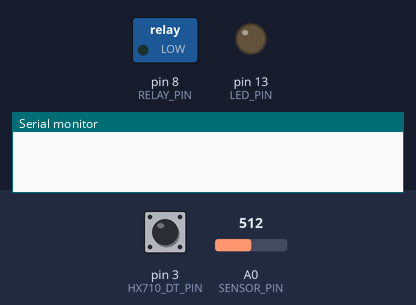
Bench run of a sketch on a simulated Arduino Uno, built with avr-gcc and run on an emulated ATmega328P. Shown: switched loads named in the sketch (green lamp = pin HIGH), output pins drawn as LEDs (lit = HIGH), the last lines printed to the serial monitor. The inputs (shaded band) are chosen by the test bench; at power-on: pin 3 (HX710_DT_PIN) HIGH, A0 (SENSOR_PIN) = 512. Pins used as bus, display or sensor lines are not drawn.

Above: at 0.8 s.
0.9 s: pin 3 (HX710_DT_PIN) pulled LOW for 3.2 s
At 2.9 s:
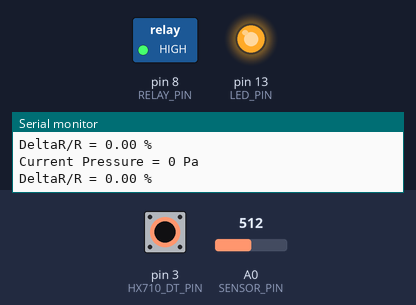
At 4.1 s:
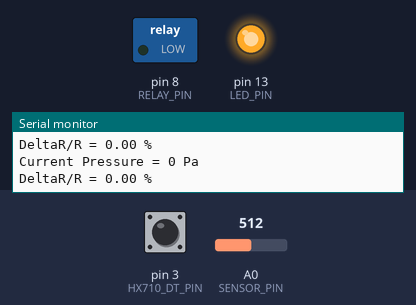
Timing chart, 0 to 5.6 s (numbered marks = the images above; inputs shaded):
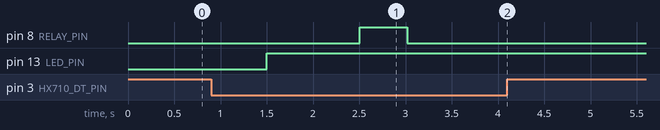

Measured:
- after the input at 0.9 s, pin 8 (RELAY_PIN): LOW → HIGH after 1.6 s, → LOW 0.51 s later; pin 13 (LED_PIN): LOW → HIGH after 0.60 s

The sketch:

main.ino
```cpp
#include "HX710.h"

#define RELAY_PIN 8
#define LED_PIN 13
#define SENSOR_PIN A0


void samplePhase(bool pumpOn, int samples, int interval_ms, float initialR);

void setup() {

  Serial.begin(9600);
  pinMode(RELAY_PIN, OUTPUT);
  pinMode(LED_PIN, OUTPUT);


  digitalWrite(RELAY_PIN, LOW);

  // Initialize HX710
  initHX710();
  tareHX710();

  // Initializing flexble sensor
  float v1 = analogRead(SENSOR_PIN) * (5.0 / 1023.0);
  delay(300);
  float v2 = analogRead(SENSOR_PIN) * (5.0 / 1023.0);
  delay(300);
  float v3 = analogRead(SENSOR_PIN) * (5.0 / 1023.0);

  float d1 = v2 - v1;
  float d2 = v2 - v3;

  if (-0.01 <= d1 && d1 <= 0.01 && -0.01 <= d2 && d2 <= 0.01) {

    digitalWrite(LED_PIN, HIGH);
    float initialR = 10000.0 * v2 / (5.0 - v2);
    Serial.println("-------------------- Initialization Successful --------------------");
    delay(1000);

    //Pressurization
    samplePhase(true,  10, 50,  initialR);

    //Depressurization
    samplePhase(false, 15, 100, initialR);

    Serial.println("************* Please Restart the Program Before Reuse *************");

    while (1);
  } else {

    digitalWrite(LED_PIN, HIGH);
    delay(300);
    digitalWrite(LED_PIN, LOW);
    Serial.println("------------------------- Initializing... -------------------------");
  }
}

void samplePhase(bool pumpOn, int samples, int interval_ms, float initialR) {
  digitalWrite(RELAY_PIN, pumpOn ? HIGH : LOW);

  for (int i = 0; i < samples; i++) {

    float v = analogRead(SENSOR_PIN) * (5.0 / 1023.0);
    float currentR = 10000.0 * v / (5.0 - v);
    float percentage = (currentR - initialR) / initialR * 100;


    int pressure = readHX710();

    Serial.print("Current Pressure = ");
    Serial.print(pressure);
    Serial.println(" Pa");

    Serial.print("DeltaR/R = ");
    Serial.print(percentage);
    Serial.println(" %");
    Serial.println("");

    delay(interval_ms);
  }
}
```

HX710.cpp
```cpp
#include "HX710.h"

// ---------------------------------------------------------------------------
// Initialize HX710 sensor pins
// ---------------------------------------------------------------------------
void initHX710() {
  pinMode(HX710_SCK_PIN, OUTPUT);
  pinMode(HX710_DT_PIN, INPUT);
}

// ---------------------------------------------------------------------------
// Tare / Zeroing function
// Reads current raw value and sets it as the reference
// ---------------------------------------------------------------------------
void tareHX710() {
  unsigned long raw = readHX710Raw();
  tareValue = raw / 100;
}

// ---------------------------------------------------------------------------
// Read weight/pressure value (in arbitrary units)
// Returns calibrated sensor value after tare and scaling
// ---------------------------------------------------------------------------
unsigned int readHX710() {
  unsigned long raw = readHX710Raw() / 100;
  long value = (long)raw - tareValue;

  // Apply scale factor (calibration)
  unsigned int calibrated = (unsigned int)((float)value / HX710_SCALE);
  return calibrated;
}

// ---------------------------------------------------------------------------
// Read 24-bit raw value from HX710 ADC
// Based on HX711 communication protocol
// ---------------------------------------------------------------------------
unsigned long readHX710Raw() {
  unsigned long count = 0;

  digitalWrite(HX710_DT_PIN, HIGH);
  delayMicroseconds(1);
  digitalWrite(HX710_SCK_PIN, LOW);
  delayMicroseconds(1);

  // Wait for data ready
  while (digitalRead(HX710_DT_PIN));

  // Read 24 bits of data
  for (byte i = 0; i < 24; i++) {
    digitalWrite(HX710_SCK_PIN, HIGH);
    delayMicroseconds(1);
    count <<= 1;
    digitalWrite(HX710_SCK_PIN, LOW);
    delayMicroseconds(1);
    if (digitalRead(HX710_DT_PIN)) count++;
  }

  // 25th pulse sets gain and completes the read
  digitalWrite(HX710_SCK_PIN, HIGH);
  count ^= 0x800000;  // Convert to signed 24-bit
  delayMicroseconds(1);
  digitalWrite(HX710_SCK_PIN, LOW);
  delayMicroseconds(1);

  return count;
}
```

HX710.h
```cpp
/*
 * HX710 Pressure Sensor Interface
 * Based on vendor reference implementation
 * Refactored and documented by me
 */

#ifndef HX710_H
#define HX710_H

#include <Arduino.h>

// === Pin Definitions ===
#define HX710_SCK_PIN 2
#define HX710_DT_PIN  3

// === Calibration Coefficient ===
// Adjust this based on your own sensor calibration
// Larger value -> smaller reading; smaller value -> larger reading
static float HX710_SCALE = 7.35f;

// === Global Variables ===
static long tareValue = 0;

// === Function Declarations ===
void initHX710();
void tareHX710();
unsigned int readHX710();
unsigned long readHX710Raw();

#endif
```
